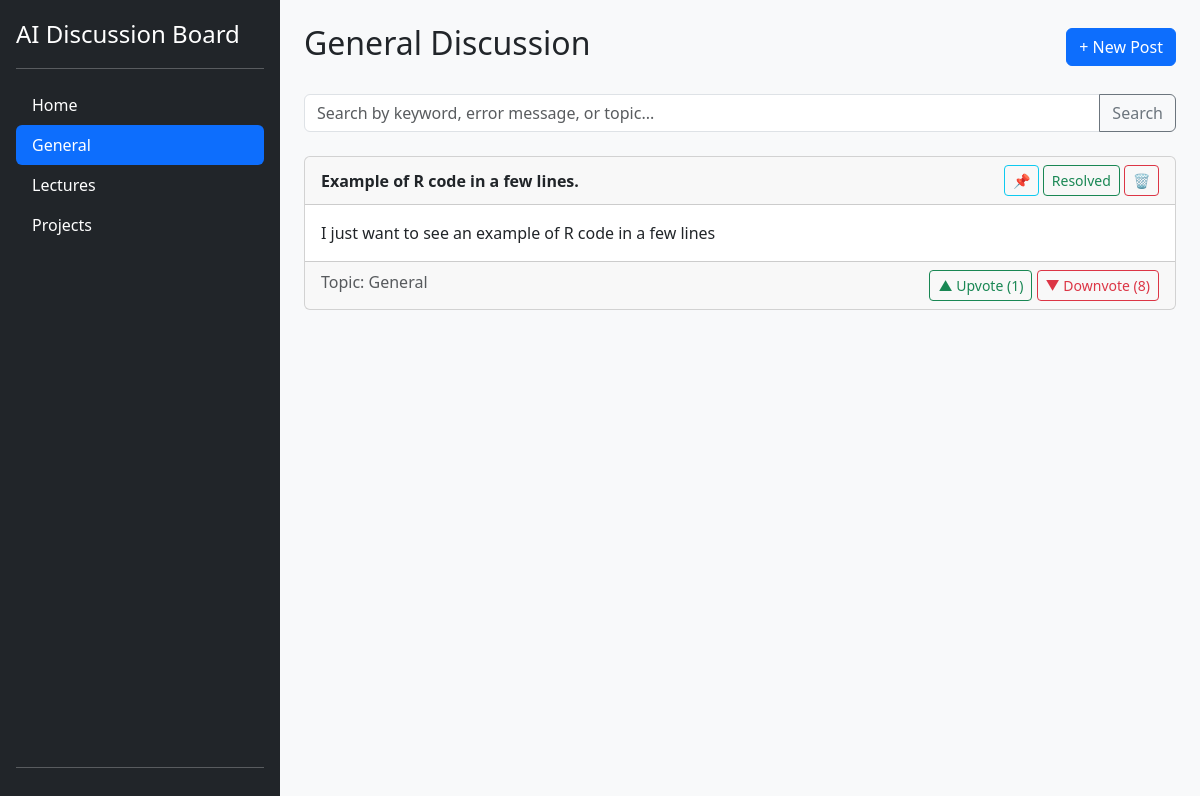
The app's page /topic/General with its own data.
### tables this page shows
CREATE TABLE posts (
            id INTEGER PRIMARY KEY AUTOINCREMENT,
            title TEXT NOT NULL,
            question_body TEXT NOT NULL,
            ai_response TEXT,
            upvotes INTEGER DEFAULT 0,
            downvotes INTEGER DEFAULT 0,
            created_at TIMESTAMP DEFAULT CURRENT_TIMESTAMP,
            topic TEXT NOT NULL
        , is_pinned INTEGER DEFAULT 0, is_resolved INTEGER DEFAULT 0);

### app.py (the view)
@app.route('/topic/<string:topic_name>')
def topic_view(topic_name):
    posts = get_posts_by_topic(topic_name)
    return render_template('index.html', posts=posts, current_topic=topic_name)

### database.py (called while the page is built)
def get_db_connection():
    conn = sqlite3.connect('discussion.db')
    conn.row_factory = sqlite3.Row  # This lets us access columns by name
    return conn

def get_posts_by_topic(topic_name):
    conn = get_db_connection()
    posts = conn.execute(
        'SELECT * FROM posts WHERE topic = ? ORDER BY is_pinned DESC, created_at DESC',
        (topic_name,)
    ).fetchall()
    conn.close()
    return posts

### templates/index.html (shortened to what this page needs)
{% extends 'base.html' %}
{% block content %}
<div class="d-flex justify-content-between align-items-center mb-4">
    <h1 class="h2">
        {% if current_topic == 'Home' %}
            All Posts
        {% else %}
            {{ current_topic }} Discussion
        {% endif %}
    </h1>
    <button type="button" class="btn btn-primary" data-bs-toggle="modal" data-bs-target="#newPostModal">
        + New Post
    </button>
</div>
<form action="{{ url_for('search') }}" method="get" class="mb-4">
    <div class="input-group">
        <input type="text" class="form-control" placeholder="Search by keyword, error message, or topic..." name="query" value="{{ search_query or '' }}">
        <button class="btn btn-outline-secondary" type="submit">Search</button>
    </div>
</form>
{% for post in posts %}
<div class="card mb-3 post-card {% if post['is_resolved'] %}resolved-card{% endif %}" style="cursor: pointer;"
     data-title="{{ post['title'] }}"
     data-full-question="{{ post['question_body'] }}"
     data-full-answer="{{ post['ai_response'] }}">
     <div class="card-header d-flex justify-content-between align-items-center">
        <strong>{{ post['title'] }} {% if post['is_pinned'] %}📌{% endif %}</strong>
        <div>
            <button class="btn btn-sm btn-outline-info admin-btn" data-post-id="{{ post['id'] }}" data-action="pin">
                📌
            </button>
            <button class="btn btn-sm btn-outline-success admin-btn" data-post-id="{{ post['id'] }}" data-action="resolve">
                Resolved
            </button>
            <button class="btn btn-sm btn-outline-danger admin-btn" data-post-id="{{ post['id'] }}" data-action="delete">🗑️</button>
        </div>
    </div>
    <div class="card-body">
        <p class="card-text">{{ post['question_body'] | truncate(200) }}</p>
    </div>
    <div class="card-footer text-muted d-flex justify-content-between">
        <span>Topic: {{ post['topic'] }}</span>
        <div>
            <button class="btn btn-sm btn-outline-success vote-btn" data-post-id="{{ post['id'] }}" data-vote-type="up">
                ▲ Upvote (<span id="upvotes-{{ post['id'] }}">{{ post['upvotes'] }}</span>)
            </button>
            <button class="btn btn-sm btn-outline-danger vote-btn" data-post-id="{{ post['id'] }}" data-vote-type="down">
                ▼ Downvote (<span id="downvotes-{{ post['id'] }}">{{ post['downvotes'] }}</span>)
            </button>
        </div>
    </div>
</div>
{% endfor %}
{% endblock %}

### records on screen
posts: topic "General", title "Example of R code in a few lines.", question_body "I just want to see an example of R code in a few lines", upvotes "1", downvotes "8"
